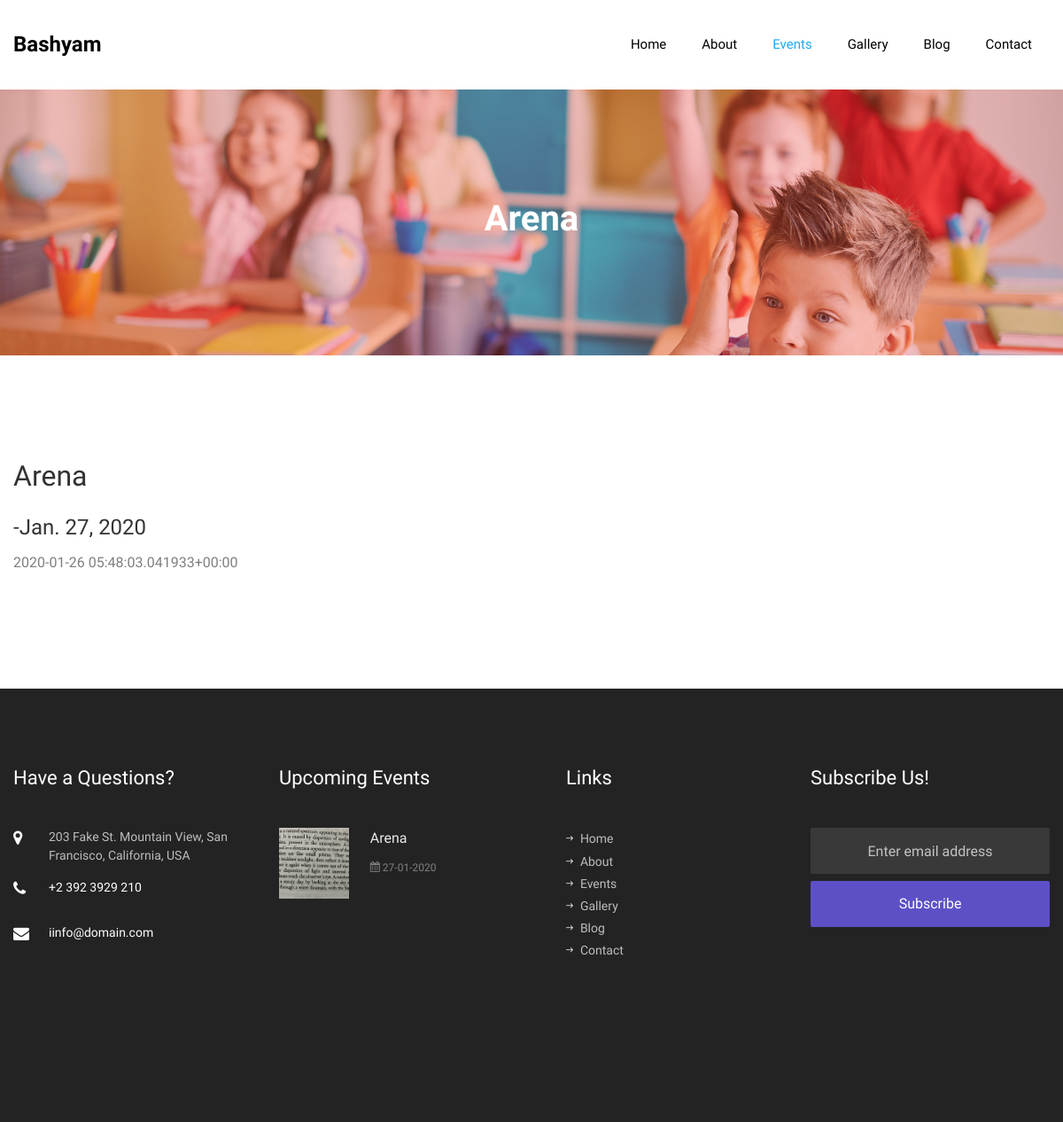
Page /events/Arena on the committed database.
### school/models.py (models this page shows)
class events(models.Model):
    name=models.CharField(max_length=264)
    details=models.TextField()
    date=models.DateField()
    image=models.ImageField(upload_to=rename_event)

class contact_us(models.Model):
    address=models.TextField(max_length=100000)
    mobile_number=models.CharField(max_length=264)
    email=models.CharField(max_length=264)

### school/views.py (the view)
# urls.py: path('events/<title>',views.display_event),
def display_event(request,title):
    obj=events.objects.filter(date__gte=datetime.datetime.now()).order_by('date')
    eves=[]
    ct=0
    for i in obj:
        a=[]
        a.append(i.name)
        x=str(i.date)
        x=x.split('-')
        x=x[2]+'-'+x[1]+'-'+x[0]
        a.append(x)
        img="/media/"+str(i.image)
        a.append(img)
        x=i.name
        x=x.replace(' ','_')
        x="/events/"+x
        a.append(x)
        eves.append(a)
        ct+=1
        if ct==2:
            break
    title=title.replace('_',' ')
    obj=events.objects.get(name=title)
    data=[title,obj.date,obj.details]
    con=[]
    obj=contact_us.objects.all()
    ctt=0
    for i in obj:
        con.append(i.address)
        con.append(i.mobile_number)
        con.append(i.email)
        break
    return render(request,'events.html',context={'data':data,'no_of_events':ct,'events':eves,'contact':con})

### Templates/events.html (shortened to what this page needs)
{% load static %}
<!DOCTYPE html>
<html lang="en">
  <head>
    <link rel="stylesheet" href="{% static 'css/open-iconic-bootstrap.min.css' %}">
    <link rel="stylesheet" href="{% static 'css/animate.css' %}">
    <link rel="stylesheet" href="{% static 'css/owl.carousel.min.css' %}">
    <link rel="stylesheet" href="{% static 'css/owl.theme.default.min.css' %}">
    <link rel="stylesheet" href="{% static 'css/magnific-popup.css' %}">
    <link rel="stylesheet" href="{% static 'css/aos.css' %}">
    <link rel="stylesheet" href="{% static 'css/ionicons.min.css' %}">
    <link rel="stylesheet" href="{% static 'css/flaticon.css' %}">
    <link rel="stylesheet" href="{% static 'css/icomoon.css' %}">
    <link rel="stylesheet" href="{% static 'css/style.css' %}">
  </head>
  <body>
    <nav class="navbar navbar-expand-lg navbar-dark bg-dark ftco_navbar ftco-navbar-light" id="ftco-navbar">
	    <div class="container d-flex align-items-center">
	    	<a class="navbar-brand" href="">Bashyam</a>
	      <div class="collapse navbar-collapse" id="ftco-nav">
	        <ul class="navbar-nav ml-auto">
            <li class="nav-item"><a href="/" class="nav-link">Home</a></li>
	        	<li class="nav-item"><a href="/about" class="nav-link">About</a></li>
	        	<li class="nav-item active"><a href="/events" class="nav-link">Events</a></li>
	        	<li class="nav-item"><a href="/gallery" class="nav-link">Gallery</a></li>
	        	<li class="nav-item"><a href="/blog" class="nav-link">Blog</a></li>
	          <li class="nav-item"><a href="/contact" class="nav-link">Contact</a></li>
	        </ul>
	      </div>
	    </div>
	  </nav>
    <section class="hero-wrap hero-wrap-2" style="background-image: url({% static 'images/bg_2.jpg' %});">
      <div class="overlay"></div>
      <div class="container">
        <div class="row no-gutters slider-text align-items-center justify-content-center">
          <div class="col-md-9 ftco-animate text-center">
            <h1 class="mb-2 bread">{{data.0}}</h1>
          </div>
        </div>
      </div>
    </section>
		<section class="ftco-section">
			<div class="container">
				<div class="row">
          <div class="col-lg-8 ftco-animate">
            <h2 class="mb-3">{{data.0}}</h2>
            <h4 style="align:right">-{{data.1}}</h4>
            <p>{{data.2}}</p>
            </div></div></div>
		</section>
    <footer class="ftco-footer ftco-bg-dark ftco-section">
      <div class="container">
        <div class="row mb-5">
          <div class="col-md-6 col-lg-3">
            <div class="ftco-footer-widget mb-5">
            	<h2 class="ftco-heading-2">Have a Questions?</h2>
            	<div class="block-23 mb-3">
	              <ul>
	                <li><span class="icon icon-map-marker"></span><span class="text">{{contact.0}}</span></li>
	                <li><a href="#"><span class="icon icon-phone"></span><span class="text">{{contact.1}}</span></a></li>
	                <li><a href="#"><span class="icon icon-envelope"></span><span class="text">i{{contact.2}}</span></a></li>
	              </ul>
	            </div>
            </div>
          </div>
          <div class="col-md-6 col-lg-3">
            <div class="ftco-footer-widget mb-5">
              <h2 class="ftco-heading-2">Upcoming Events</h2>
              {% for i in events %}
              <div class="block-21 mb-5 d-flex">
                <a href="{{i.3}}" class="blog-img mr-4" style="background-image: url({{i.2}});"></a>
                <div class="text">
                  <h3 class="heading"><a href="{{i.3}}">{{i.0}}</a></h3>
                  <div class="meta">
                    <div><a href="{{i.3}}"><span class="icon-calendar"></span>&nbsp;{{i.1}}</a></div>
                  </div>
                </div>
              </div>
              {% endfor %}
            </div>
          </div>
          <div class="col-md-6 col-lg-3">
            <div class="ftco-footer-widget mb-5 ml-md-4">
              <h2 class="ftco-heading-2">Links</h2>
              <ul class="list-unstyled">
                <li><a href="/"><span class="ion-ios-arrow-round-forward mr-2"></span>Home</a></li>
                <li><a href="/about"><span class="ion-ios-arrow-round-forward mr-2"></span>About</a></li>
                <li><a href="/events"><span class="ion-ios-arrow-round-forward mr-2"></span>Events</a></li>
                <li><a href="/gallery"><span class="ion-ios-arrow-round-forward mr-2"></span>Gallery</a></li>
                <li><a href="/blog"><span class="ion-ios-arrow-round-forward mr-2"></span>Blog</a></li>
                <li><a href="/contact"><span class="ion-ios-arrow-round-forward mr-2"></span>Contact</a></li>
              </ul>
            </div>
          </div>
          <div class="col-md-6 col-lg-3">
            <div class="ftco-footer-widget mb-5">
            	<h2 class="ftco-heading-2">Subscribe Us!</h2>
              <form action="#" class="subscribe-form">
                <div class="form-group">
                  <input type="text" class="form-control mb-2 text-center" placeholder="Enter email address">
                  <input type="submit" value="Subscribe" class="form-control submit px-3">
                </div>
              </form>
            </div>
          </div>
        </div>
      </div>
    </footer>
  </body>
</html>

### static/css/icomoon.css (style rules this page uses)
[class^="icon-"], [class*=" icon-"] { font-family: 'icomoon' !important; speak: none; font-style: normal; font-weight: normal; font-variant: normal; text-transform: none; line-height: 1; -webkit-font-smoothing: antialiased; -moz-osx-font-smoothing: grayscale; }
.icon-map-marker:before { content: "\f041"; }
.icon-calendar:before { content: "\f073"; }
.icon-phone:before { content: "\f095"; }
.icon-envelope:before { content: "\f0e0"; }

### rows in the picture
events: name "Arena", date "Jan. 27, 2020", details "2020-01-26 05:48:03.041933+00:00", name "Arena"
contact_us: address "203 Fake St. Mountain View, San Francisco, California, USA", mobile_number "+2 392 3929 210", email "info@domain.com"

### other values in the picture
{{ i.1 }} "27-01-2020"
